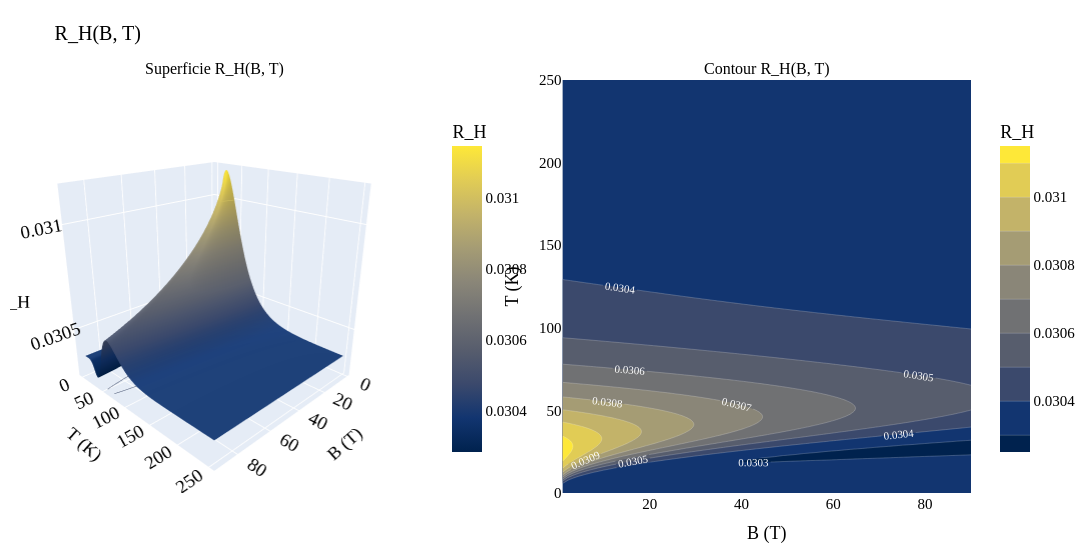

Notebook code cell kept with this figure:
### Markdown cell above
---
## Coefficiente di Hall $R_H(B, T)$

$R_H = \dfrac{\rho_{xy}}{B} = -\dfrac{\sigma_{xy}}{B\,(\sigma_{xx}^2 + \sigma_{xy}^2)}$

Formula esatta (invertendo il tensore $\boldsymbol{\sigma}$). In regime di campo debole ($\sigma_{xy}\ll\sigma_{xx}$) si riduce a $R_H \approx -\sigma_{xy}/(B\sigma_{xx}^2)$.

### Code cell
plot_observable_4panel(R_H_grid,
                       name='R_H', name_tex=r'$R_H$',
                       label_plain='R_H', label_tex=r'$R_H$',
                       cmap='Cividis',
                       B_grid_1d=B_grid_1d, T_grid_1d=T_grid_1d)

### Figure 1 — Plotly figure (JSON) as saved in the notebook; plotly's stock layout.template omitted (floating-point values rounded to 4 significant figures; data arrays with more than 128 entries replaced by an {"elided": "..."} marker saying what was removed)
{"data": [{"colorbar": {"len": 0.85, "title": {"text": "R_H"}, "x": 0.45}, "colorscale": [[0, "#00224e"], [0.1111, "#123570"], [0.2222, "#3b496c"], [0.3333, "#575d6d"], [0.4444, "#707173"], [0.5556, "#8a8678"], [0.6667, "#a59c74"], [0.7778, "#c3b369"], [0.8889, "#e1cc55"], [1, "#fee838"]], "contours": {"z": {"highlightcolor": "white", "project": {"z": true}, "show": true, "usecolormap": true}}, "hovertemplate": "B = %{x:.1f} T<br>T = %{y:.1f} K<br>R_H = %{z:.4g}<extra></extra>", "scene": "scene", "type": "surface", "x": [1.0, 2.127, 3.253, 4.38, 5.506, 6.633, 7.759, 8.886, 10.01, 11.14, 12.27, 13.39, 14.52, 15.65, 16.77, 17.9, 19.03, 20.15, 21.28, 22.41, 23.53, 24.66, 25.78, 26.91, 28.04, 29.16, 30.29, 31.42, 32.54, 33.67, 34.8, 35.92, 37.05, 38.18, 39.3, 40.43, 41.56, 42.68, 43.81, 44.94, 46.06, 47.19, 48.32, 49.44, 50.57, 51.7, 52.82, 53.95, 55.08, 56.2, 57.33, 58.46, 59.58, 60.71, 61.84, 62.96, 64.09, 65.22, 66.34, 67.47, 68.59, 69.72, 70.85, 71.97, 73.1, 74.23, 75.35, 76.48, 77.61, 78.73, 79.86, 80.99, 82.11, 83.24, 84.37, 85.49, 86.62, 87.75, 88.87, 90.0], "y": {"elided": "200 float values"}, "z": {"elided": "200x80 float values"}}, {"colorbar": {"len": 0.85, "title": {"text": "R_H"}, "x": 1.02}, "colorscale": [[0, "#00224e"], [0.1111, "#123570"], [0.2222, "#3b496c"], [0.3333, "#575d6d"], [0.4444, "#707173"], [0.5556, "#8a8678"], [0.6667, "#a59c74"], [0.7778, "#c3b369"], [0.8889, "#e1cc55"], [1, "#fee838"]], "contours": {"labelfont": {"color": "white", "size": 11}, "showlabels": true}, "hovertemplate": "B = %{x:.1f} T<br>T = %{y:.1f} K<br>R_H = %{z:.4g}<extra></extra>", "line": {"color": "rgba(255,255,255,0.4)", "width": 0.5}, "type": "contour", "x": [1.0, 2.127, 3.253, 4.38, 5.506, 6.633, 7.759, 8.886, 10.01, 11.14, 12.27, 13.39, 14.52, 15.65, 16.77, 17.9, 19.03, 20.15, 21.28, 22.41, 23.53, 24.66, 25.78, 26.91, 28.04, 29.16, 30.29, 31.42, 32.54, 33.67, 34.8, 35.92, 37.05, 38.18, 39.3, 40.43, 41.56, 42.68, 43.81, 44.94, 46.06, 47.19, 48.32, 49.44, 50.57, 51.7, 52.82, 53.95, 55.08, 56.2, 57.33, 58.46, 59.58, 60.71, 61.84, 62.96, 64.09, 65.22, 66.34, 67.47, 68.59, 69.72, 70.85, 71.97, 73.1, 74.23, 75.35, 76.48, 77.61, 78.73, 79.86, 80.99, 82.11, 83.24, 84.37, 85.49, 86.62, 87.75, 88.87, 90.0], "xaxis": "x", "y": {"elided": "200 float values"}, "yaxis": "y", "z": {"elided": "200x80 float values"}}], "layout": {"annotations": [{"font": {"size": 16}, "showarrow": false, "text": "Superficie R_H(B, T)", "x": 0.2125, "xanchor": "center", "xref": "paper", "y": 1, "yanchor": "bottom", "yref": "paper"}, {"font": {"size": 16}, "showarrow": false, "text": "Contour R_H(B, T)", "x": 0.7875, "xanchor": "center", "xref": "paper", "y": 1, "yanchor": "bottom", "yref": "paper"}], "font": {"color": "black", "family": "serif", "size": 15}, "height": 550, "margin": {"b": 10, "l": 10, "r": 10, "t": 80}, "scene": {"camera": {"eye": {"x": 1.6, "y": 1.6, "z": 0.9}}, "domain": {"x": [0, 0.425], "y": [0, 1]}, "xaxis": {"title": {"text": "B (T)"}}, "yaxis": {"title": {"text": "T (K)"}}, "zaxis": {"title": {"text": "R_H"}}}, "title": {"font": {"color": "black", "family": "serif", "size": 20}, "text": "R_H(B, T)"}, "width": 1200, "xaxis": {"anchor": "y", "domain": [0.575, 1], "title": {"text": "B (T)"}}, "yaxis": {"anchor": "x", "domain": [0, 1], "title": {"text": "T (K)"}}}}
